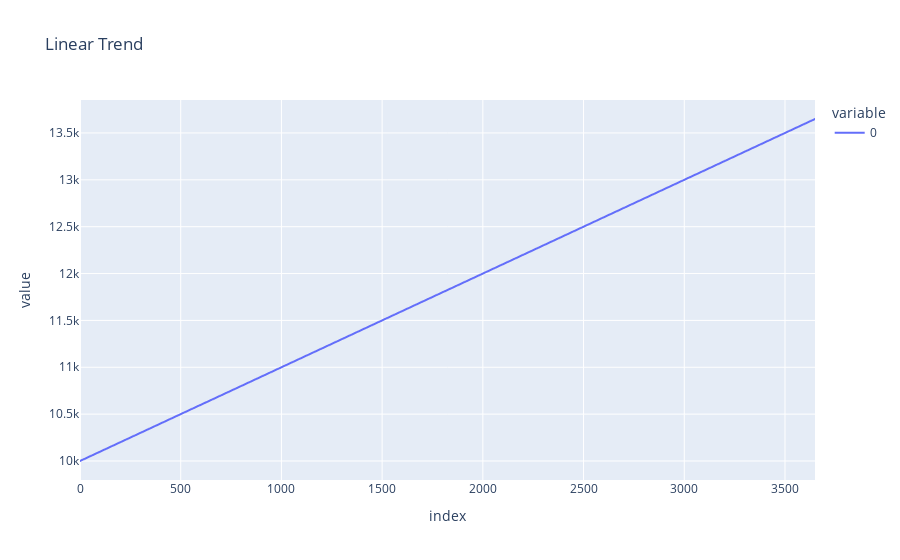

The notebook cell saved with this chart:
### Code cell
import plotly.express as px

fig = px.line(f0,
             title='Linear Trend')
fig.show()

### Figure 1 — Plotly figure (JSON) as saved in the notebook; plotly's stock layout.template omitted (floating-point values rounded to 4 significant figures; data arrays with more than 128 entries replaced by an {"elided": "..."} marker saying what was removed)
{"data": [{"hovertemplate": "variable=0<br>index=%{x}<br>value=%{y}<extra></extra>", "legendgroup": "0", "line": {"color": "#636efa", "dash": "solid"}, "marker": {"symbol": "circle"}, "mode": "lines", "name": "0", "showlegend": true, "type": "scattergl", "x": {"elided": "3650 int values"}, "xaxis": "x", "y": {"elided": "3650 int values"}, "yaxis": "y"}], "layout": {"legend": {"title": {"text": "variable"}, "tracegroupgap": 0}, "title": {"text": "Linear Trend"}, "xaxis": {"anchor": "y", "domain": [0, 1], "title": {"text": "index"}}, "yaxis": {"anchor": "x", "domain": [0, 1], "title": {"text": "value"}}}}
